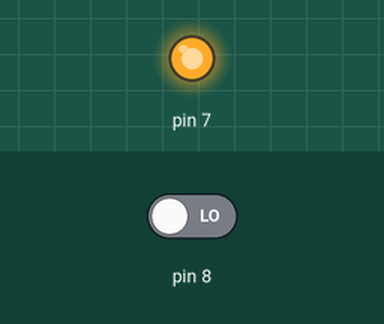
The sketch below on a simulated Arduino Uno, built with avr-gcc and run on an emulated ATmega328P. Shown: output pins drawn as LEDs (lit = HIGH). Inputs (shaded band) come from the test bench; at power-on: pin 8 LOW.

Above: at 0.1 s.
Timing chart, 0 to 1.6 s (numbered marks = the images above):
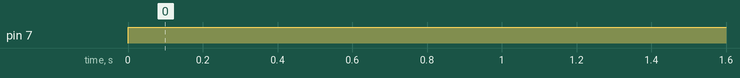

Measured:
- by itself, pin 7: LOW → HIGH at 0.00 s

The sketch:

nand1.ino
```cpp
void setup()
{
  pinMode(7, OUTPUT);
  pinMode(8, INPUT);
  pinMode(9, INPUT);
}

void loop()
{
  if (digitalRead(8)==HIGH && digitalRead(9)==HIGH)
      digitalWrite(7,LOW);
  else
      digitalWrite(7,HIGH);

}
```
